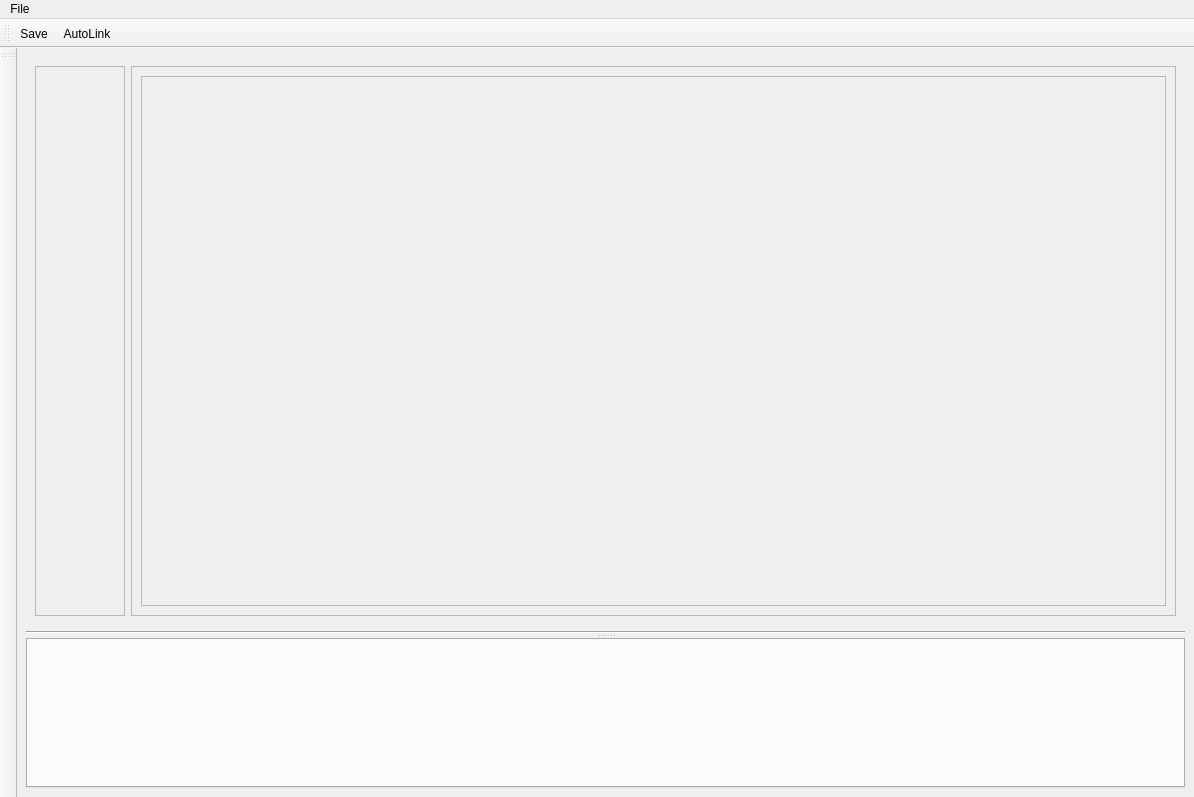
<?xml version="1.0" encoding="UTF-8"?>
<ui version="4.0">
 <class>MainForm</class>
 <widget class="QMainWindow" name="MainForm">
  <property name="geometry">
   <rect>
    <x>0</x>
    <y>0</y>
    <width>1194</width>
    <height>797</height>
   </rect>
  </property>
  <property name="sizePolicy">
   <sizepolicy hsizetype="Maximum" vsizetype="Maximum">
    <horstretch>0</horstretch>
    <verstretch>0</verstretch>
   </sizepolicy>
  </property>
  <property name="mouseTracking">
   <bool>false</bool>
  </property>
  <property name="windowTitle">
   <string>Master</string>
  </property>
  <widget class="QWidget" name="centralWidget">
   <property name="maximumSize">
    <size>
     <width>16777215</width>
     <height>16777215</height>
    </size>
   </property>
   <layout class="QVBoxLayout" name="verticalLayout_5">
    <item>
     <widget class="QSplitter" name="splitter">
      <property name="orientation">
       <enum>Qt::Vertical</enum>
      </property>
      <widget class="QWidget" name="widget" native="true">
       <property name="minimumSize">
        <size>
         <width>0</width>
         <height>0</height>
        </size>
       </property>
       <property name="maximumSize">
        <size>
         <width>16777215</width>
         <height>16777215</height>
        </size>
       </property>
       <layout class="QVBoxLayout" name="verticalLayout">
        <item>
         <widget class="QFrame" name="actionArea">
          <property name="minimumSize">
           <size>
            <width>0</width>
            <height>0</height>
           </size>
          </property>
          <property name="frameShape">
           <enum>QFrame::NoFrame</enum>
          </property>
          <property name="frameShadow">
           <enum>QFrame::Plain</enum>
          </property>
          <layout class="QHBoxLayout" name="horizontalLayout_3">
           <item>
            <widget class="QFrame" name="entityBox_2">
             <property name="minimumSize">
              <size>
               <width>90</width>
               <height>0</height>
              </size>
             </property>
             <property name="maximumSize">
              <size>
               <width>90</width>
               <height>16777215</height>
              </size>
             </property>
             <property name="frameShape">
              <enum>QFrame::StyledPanel</enum>
             </property>
             <property name="frameShadow">
              <enum>QFrame::Raised</enum>
             </property>
             <layout class="QVBoxLayout" name="verticalLayout_3">
              <property name="margin">
               <number>0</number>
              </property>
              <item>
               <widget class="QScrollArea" name="scrollArea_3">
                <property name="minimumSize">
                 <size>
                  <width>80</width>
                  <height>0</height>
                 </size>
                </property>
                <property name="maximumSize">
                 <size>
                  <width>80</width>
                  <height>16777215</height>
                 </size>
                </property>
                <property name="frameShape">
                 <enum>QFrame::NoFrame</enum>
                </property>
                <property name="frameShadow">
                 <enum>QFrame::Plain</enum>
                </property>
                <property name="verticalScrollBarPolicy">
                 <enum>Qt::ScrollBarAsNeeded</enum>
                </property>
                <property name="horizontalScrollBarPolicy">
                 <enum>Qt::ScrollBarAlwaysOff</enum>
                </property>
                <property name="widgetResizable">
                 <bool>true</bool>
                </property>
                <property name="alignment">
                 <set>Qt::AlignCenter</set>
                </property>
                <widget class="QWidget" name="entityBoxContent_2">
                 <property name="geometry">
                  <rect>
                   <x>0</x>
                   <y>0</y>
                   <width>80</width>
                   <height>557</height>
                  </rect>
                 </property>
                 <layout class="QVBoxLayout" name="entityBoxLayout_2">
                  <property name="topMargin">
                   <number>0</number>
                  </property>
                 </layout>
                </widget>
               </widget>
              </item>
             </layout>
            </widget>
           </item>
           <item>
            <widget class="QFrame" name="frame_2">
             <property name="frameShape">
              <enum>QFrame::StyledPanel</enum>
             </property>
             <property name="frameShadow">
              <enum>QFrame::Plain</enum>
             </property>
             <layout class="QVBoxLayout" name="verticalLayout_4">
              <item>
               <widget class="QScrollArea" name="scrollArea_4">
                <property name="minimumSize">
                 <size>
                  <width>0</width>
                  <height>0</height>
                 </size>
                </property>
                <property name="maximumSize">
                 <size>
                  <width>16777215</width>
                  <height>16777215</height>
                 </size>
                </property>
                <property name="mouseTracking">
                 <bool>true</bool>
                </property>
                <property name="frameShape">
                 <enum>QFrame::StyledPanel</enum>
                </property>
                <property name="frameShadow">
                 <enum>QFrame::Plain</enum>
                </property>
                <property name="verticalScrollBarPolicy">
                 <enum>Qt::ScrollBarAsNeeded</enum>
                </property>
                <property name="widgetResizable">
                 <bool>true</bool>
                </property>
                <widget class="QTabWidget" name="tabWidget_2">
                 <property name="geometry">
                  <rect>
                   <x>0</x>
                   <y>0</y>
                   <width>1050</width>
                   <height>543</height>
                  </rect>
                 </property>
                 <property name="documentMode">
                  <bool>true</bool>
                 </property>
                 <property name="tabsClosable">
                  <bool>true</bool>
                 </property>
                 <property name="movable">
                  <bool>false</bool>
                 </property>
                </widget>
               </widget>
              </item>
             </layout>
            </widget>
           </item>
          </layout>
         </widget>
        </item>
        <item>
         <widget class="Line" name="line">
          <property name="minimumSize">
           <size>
            <width>0</width>
            <height>0</height>
           </size>
          </property>
          <property name="orientation">
           <enum>Qt::Horizontal</enum>
          </property>
         </widget>
        </item>
       </layout>
      </widget>
      <widget class="QWidget" name="widget_2" native="true">
       <property name="minimumSize">
        <size>
         <width>0</width>
         <height>150</height>
        </size>
       </property>
       <layout class="QVBoxLayout" name="verticalLayout_2">
        <item>
         <widget class="QTabWidget" name="tabWidget"/>
        </item>
       </layout>
      </widget>
     </widget>
    </item>
   </layout>
  </widget>
  <widget class="QMenuBar" name="menuBar">
   <property name="geometry">
    <rect>
     <x>0</x>
     <y>0</y>
     <width>1194</width>
     <height>20</height>
    </rect>
   </property>
   <widget class="QMenu" name="menuFile">
    <property name="title">
     <string>File</string>
    </property>
    <addaction name="separator"/>
    <addaction name="actionOpen_Project"/>
    <addaction name="actionNew_Project"/>
    <addaction name="actionNew_Entity_Type"/>
    <addaction name="separator"/>
   </widget>
   <addaction name="menuFile"/>
  </widget>
  <widget class="QToolBar" name="mainToolBar">
   <property name="minimumSize">
    <size>
     <width>0</width>
     <height>0</height>
    </size>
   </property>
   <property name="iconSize">
    <size>
     <width>22</width>
     <height>22</height>
    </size>
   </property>
   <property name="toolButtonStyle">
    <enum>Qt::ToolButtonTextBesideIcon</enum>
   </property>
   <attribute name="toolBarArea">
    <enum>TopToolBarArea</enum>
   </attribute>
   <attribute name="toolBarBreak">
    <bool>false</bool>
   </attribute>
   <addaction name="actionSave"/>
   <addaction name="actionAutoLink"/>
  </widget>
  <widget class="QToolBar" name="toolBar_2">
   <property name="enabled">
    <bool>true</bool>
   </property>
   <property name="windowTitle">
    <string>toolBar_2</string>
   </property>
   <property name="autoFillBackground">
    <bool>false</bool>
   </property>
   <property name="toolButtonStyle">
    <enum>Qt::ToolButtonTextUnderIcon</enum>
   </property>
   <attribute name="toolBarArea">
    <enum>LeftToolBarArea</enum>
   </attribute>
   <attribute name="toolBarBreak">
    <bool>false</bool>
   </attribute>
  </widget>
  <action name="actionNew_Project">
   <property name="text">
    <string>New Project</string>
   </property>
  </action>
  <action name="actionNew_Entity_Type">
   <property name="text">
    <string>New Entity Type</string>
   </property>
  </action>
  <action name="actionOpen_Project">
   <property name="text">
    <string>Open Project</string>
   </property>
  </action>
  <action name="actionSave">
   <property name="icon">
    <iconset resource="icons.qrc">
     <normaloff>:/icons/document-save-as-4.png</normaloff>:/icons/document-save-as-4.png</iconset>
   </property>
   <property name="text">
    <string>Save</string>
   </property>
  </action>
  <action name="actionAutoLink">
   <property name="icon">
    <iconset resource="icons.qrc">
     <normaloff>:/icons/insert-link.png</normaloff>:/icons/insert-link.png</iconset>
   </property>
   <property name="text">
    <string>AutoLink</string>
   </property>
  </action>
 </widget>
 <resources>
  <include location="icons.qrc"/>
 </resources>
 <connections/>
</ui>
